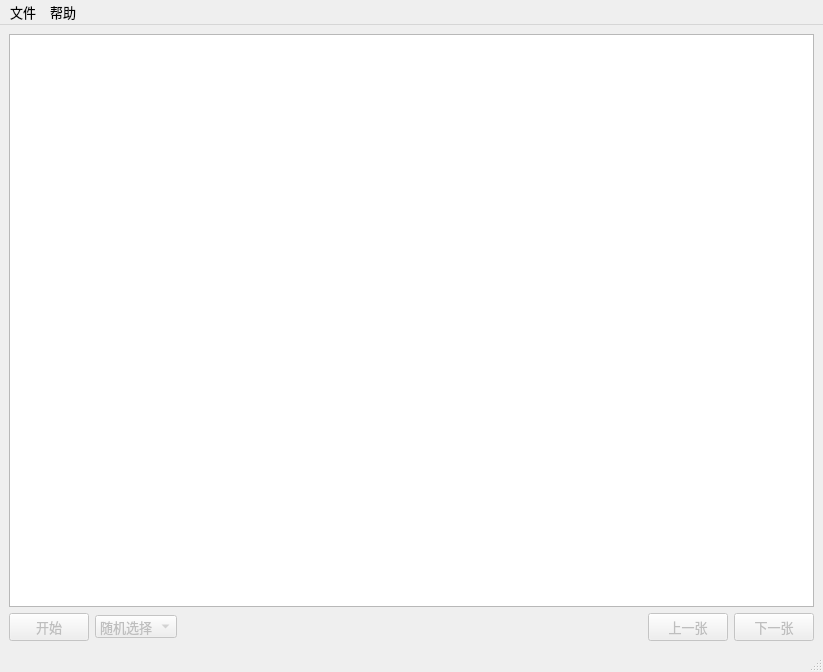
<?xml version="1.0" encoding="UTF-8"?>
<ui version="4.0">
 <class>MainWindow</class>
 <widget class="QMainWindow" name="MainWindow">
  <property name="geometry">
   <rect>
    <x>0</x>
    <y>0</y>
    <width>823</width>
    <height>672</height>
   </rect>
  </property>
  <property name="font">
   <font>
    <pointsize>10</pointsize>
   </font>
  </property>
  <property name="windowTitle">
   <string>图片抽取器</string>
  </property>
  <property name="windowIcon">
   <iconset resource="resource.qrc">
    <normaloff>:/icons/icons/window.ico</normaloff>:/icons/icons/window.ico</iconset>
  </property>
  <widget class="QWidget" name="centralwidget">
   <property name="layoutDirection">
    <enum>Qt::LayoutDirection::LeftToRight</enum>
   </property>
   <layout class="QGridLayout" name="gridLayout_2">
    <item row="0" column="0">
     <layout class="QGridLayout" name="gridLayout">
      <item row="3" column="0">
       <layout class="QHBoxLayout" name="horizontalLayout" stretch="1,1,2,6,1,1">
        <item>
         <widget class="QPushButton" name="ControlButton">
          <property name="enabled">
           <bool>false</bool>
          </property>
          <property name="toolTip">
           <string>开始抽取(↵)</string>
          </property>
          <property name="text">
           <string>开始</string>
          </property>
          <property name="shortcut">
           <string>Return</string>
          </property>
         </widget>
        </item>
        <item>
         <widget class="QComboBox" name="ModeBox">
          <property name="enabled">
           <bool>false</bool>
          </property>
          <item>
           <property name="text">
            <string>随机选择</string>
           </property>
          </item>
          <item>
           <property name="text">
            <string>顺序选择</string>
           </property>
          </item>
         </widget>
        </item>
        <item>
         <widget class="QLabel" name="CountLabel">
          <property name="text">
           <string/>
          </property>
         </widget>
        </item>
        <item>
         <spacer name="horizontalSpacer">
          <property name="orientation">
           <enum>Qt::Orientation::Horizontal</enum>
          </property>
          <property name="sizeHint" stdset="0">
           <size>
            <width>30</width>
            <height>20</height>
           </size>
          </property>
         </spacer>
        </item>
        <item>
         <widget class="QPushButton" name="BackButton">
          <property name="enabled">
           <bool>false</bool>
          </property>
          <property name="toolTip">
           <string>上一张图片(←)</string>
          </property>
          <property name="text">
           <string>上一张</string>
          </property>
          <property name="shortcut">
           <string>Left</string>
          </property>
          <property name="checkable">
           <bool>false</bool>
          </property>
          <property name="checked">
           <bool>false</bool>
          </property>
         </widget>
        </item>
        <item>
         <widget class="QPushButton" name="NextButton">
          <property name="enabled">
           <bool>false</bool>
          </property>
          <property name="toolTip">
           <string>下一张图片(→)</string>
          </property>
          <property name="text">
           <string>下一张</string>
          </property>
          <property name="shortcut">
           <string>Right</string>
          </property>
         </widget>
        </item>
       </layout>
      </item>
      <item row="0" column="0">
       <widget class="ImageViewer" name="graphicsView">
        <property name="enabled">
         <bool>true</bool>
        </property>
       </widget>
      </item>
     </layout>
    </item>
   </layout>
  </widget>
  <widget class="QStatusBar" name="statusbar"/>
  <widget class="QMenuBar" name="menuBar">
   <property name="geometry">
    <rect>
     <x>0</x>
     <y>0</y>
     <width>823</width>
     <height>33</height>
    </rect>
   </property>
   <widget class="QMenu" name="menufile">
    <property name="title">
     <string>文件</string>
    </property>
    <property name="toolTipsVisible">
     <bool>false</bool>
    </property>
    <addaction name="actionopen"/>
    <addaction name="actionclear"/>
   </widget>
   <widget class="QMenu" name="menuhelp">
    <property name="title">
     <string>帮助</string>
    </property>
    <addaction name="actionabout"/>
   </widget>
   <addaction name="menufile"/>
   <addaction name="menuhelp"/>
  </widget>
  <action name="actionopen">
   <property name="text">
    <string>打开文件夹</string>
   </property>
  </action>
  <action name="actionclear">
   <property name="enabled">
    <bool>false</bool>
   </property>
   <property name="text">
    <string>关闭文件夹</string>
   </property>
   <property name="iconText">
    <string>关闭文件夹</string>
   </property>
  </action>
  <action name="actionabout">
   <property name="text">
    <string>关于</string>
   </property>
  </action>
 </widget>
 <customwidgets>
  <customwidget>
   <class>ImageViewer</class>
   <extends>QGraphicsView</extends>
   <header>ImageViewer.h</header>
  </customwidget>
 </customwidgets>
 <resources>
  <include location="resource.qrc"/>
 </resources>
 <connections/>
</ui>
